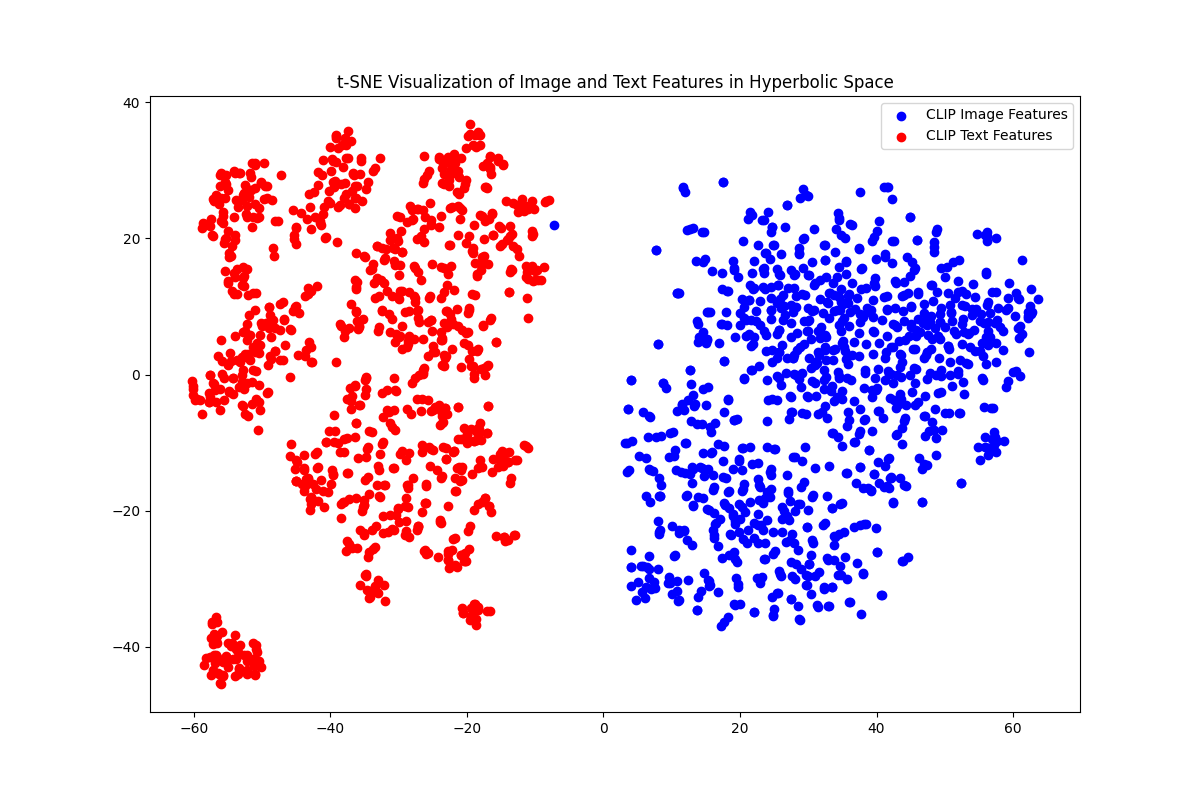

Here is the Python script that generated this plot:
from email.mime import image
from argparse import Namespace
from transformers import CLIPModel, CLIPProcessor
import os
import clip
import torch
from sklearn.manifold import TSNE
import matplotlib.pyplot as plt
from PIL import Image
from tqdm import tqdm   
import random
import numpy as np
import sys
import cv2
sys.path.insert(0, '/data2/mhf/DXL/Lingxiao/Codes')
from DeltaHyperEditing.models.delta_hyp_clip import hae_clip


print("Loading Delta CLIP model...")
### 模型构建部分#########################
model_directory = "/data2/mhf/DXL/Lingxiao/Cache/huggingface/hub/models--openai--clip-vit-large-patch14"
model = CLIPModel.from_pretrained(model_directory)
processor = CLIPProcessor.from_pretrained(
    '/data2/mhf/DXL/Lingxiao/Cache/huggingface/hub/models--openai--clip-vit-large-patch14')
sys.path.insert(0, '/data2/mhf/DXL/Lingxiao/Codes')

model_path = '/data2/mhf/DXL/Lingxiao/Codes/DeltaHyperEditing/exp_out/hyper_ffhq_512_5_30_v2/checkpoints/iteration_62500.pt'

ckpt = torch.load(model_path, map_location='cpu')
opts = ckpt['opts']
del ckpt
opts['checkpoint_path'] = model_path
opts['load_mapper'] = True
# instantialize model with checkpoints and args
opts = Namespace(**opts)
net = hae_clip(opts)
print('Model successfully loaded!')
device = "cuda:3" if torch.cuda.is_available() else "cpu"
net.eval()
net.to(device)
########################################
print(f"Running on: {device}")
### 这里随机选了1000个样本，并且把样本序号保存在indecs1.txt文件了
indices = random.sample(range(30000), 1000)

def write_indices_to_file(indices, filename):
    with open(filename, 'w') as f:
        for index in indices:
            f.write(f"{index}\n")

write_indices_to_file(indices, "indices1.txt")
print("Indices have been written to indices1.txt")
########################################

### 设定图像和文本文件路径
image_folder = "/data2/mhf/DXL/Lingxiao/datasets/multi_modal_celeba/dataset/image/images"
text_folder = "/data2/mhf/DXL/Lingxiao/datasets/multi_modal_celeba/dataset/text/celeba-caption"
########################################

# load image
def load_img(path, size=[256, 256]):
    image = cv2.imread(path)
    image = cv2.cvtColor(image, cv2.COLOR_BGR2RGB)
    w, h = image.shape[:2]
    # print(f"loaded input image of size ({w}, {h}) from {path}")
    # resize to integer multiple of 32
    # w, h = map(lambda x: x - x % 32, (w, h))
    w, h = size
    image = cv2.resize(image, (w, h), interpolation=cv2.INTER_LANCZOS4)
    image = np.array(image).astype(np.uint8)

    image = (image / 127.5 - 1.0).astype(np.float32)
    image = image[None].transpose(0, 3, 1, 2)
    image = torch.from_numpy(image)
    return image

# 提取图像特征
def extract_image_features(image_folder, indices):
    image_features = []
    image_labels = []
    for index in tqdm(indices, desc="Processing images"):
        image_file = f"{index}.jpg"  # 假设图片文件名格式为数字.jpg
        if image_file.endswith((".png", ".jpg", ".jpeg")):
            image_path = os.path.join(image_folder, image_file)
            image = Image.open(image_path).convert("RGB")
            inputs = processor(images=image, return_tensors="pt").to(device)
            with torch.no_grad():
                feature = model.get_image_features(**inputs).cpu().numpy()
            image_features.append(feature.flatten())
            image_labels.append(image_file)  
    return image_features, image_labels

# 提取文本特征
def extract_text_features(text_folder, indices):
    text_features = []
    text_labels = []
    for index in tqdm(indices, desc="Processing images"):
        text_file = f"{index}.txt"  # 假设文本文件名格式为数字.txt
        text_path = os.path.join(text_folder, text_file)
        with open(text_path, 'r', encoding='utf-8') as f:
            text = f.readline().strip()  # 读取第一行文本
        # 使用 processor 处理文本输入并获取特征
        inputs = processor(text=[text], return_tensors="pt", padding=True).to(device)
        with torch.no_grad():
            feature = model.get_text_features(**inputs)
        text_features.append(feature.cpu().numpy().flatten())
        text_labels.append(text_file)  
    return text_features, text_labels


def extract_delta_features(image_folder, text_folder, indices):
    image_features = []
    image_labels = []
    text_features = []
    text_labels = []
    ref_image_path = "/data2/mhf/DXL/Lingxiao/datasets/multi_modal_celeba/dataset/image/images/0.jpg"
    # load ref image
    assert os.path.isfile(ref_image_path)
    ref_image = load_img(ref_image_path, [224, 224]).to(device)
    ref_text = 'The person has high cheekbones, and pointy nose. She is wearing lipstick.'
    
    for index in tqdm(indices, desc="Processing images"):
        # load image
        image_file = f"{index}.jpg"  # 假设图片文件名格式为数字.jpg
        if image_file.endswith((".png", ".jpg", ".jpeg")):
            image_path = os.path.join(image_folder, image_file)
            image = load_img(image_path, [224, 224]).to(device)
            # get delta
            with torch.no_grad():
                logits_1, feature_dist_1, feature_1, ocodes_1, feature_euc_1 = net.forward(
                    ref_image, batch_size=1, return_latents=True)
                logits_2, feature_dist_2, feature_2, ocodes_2, feature_euc_2 = net.forward(
                    image, batch_size=1, return_latents=True)
                clip_feature_1 = net.get_image_features(ref_image)
                clip_feature_2 = net.get_image_features(image)
                delta_c = clip_feature_2 - clip_feature_1
                delta_c_concate = torch.cat([clip_feature_1, delta_c], dim=1)
                delta_s = feature_2 - feature_1
                fake_delta_s_img = net.get_fake_delta_s(
                    delta_c_concate.unsqueeze(1), feature_1)
                image_feature = feature_1 + fake_delta_s_img
                
            image_features.append(image_feature.cpu().numpy().flatten())
            image_labels.append(image_file)
        # load text    
        text_file = f"{index}.txt"  # 假设文本文件名格式为数字.txt
        text_path = os.path.join(text_folder, text_file)
        with open(text_path, 'r', encoding='utf-8') as f:
            text = f.readline().strip()  # 读取第一行文本
        # 使用 processor 处理文本输入并获取特征
        with torch.no_grad():
            fake_delta_s_txt = net.get_fake_delta_s_given_data(
                ref_image, ref_text, text, feature_type='hyperbolic', device=device)
            text_feature = feature_1 + fake_delta_s_txt
        text_features.append(text_feature.cpu().numpy().flatten())
        text_labels.append(text_file)
    
    return image_features, image_labels, text_features, text_labels
'''
print("Extracting image features...")
image_features, image_labels = extract_image_features(image_folder,indices)
print("Extracting text features...")
text_features, text_labels = extract_text_features(text_folder,indices)
'''
print("Extracting delta features...")

batch_size = 256
image_features, image_labels, text_features, text_labels = extract_delta_features(image_folder, text_folder, indices)

# 合并图像和文本特征
features = np.array(image_features + text_features)
# labels = image_labels + text_labels

# 使用 t-SNE 降维
print("Performing t-SNE...")
tsne = TSNE(n_components=2, random_state=42)
features_2d = tsne.fit_transform(features)

# 可视化
print("Visualizing...")
plt.figure(figsize=(12, 8))
# for i, label in enumerate(labels):
#     x, y = features_2d[i]
#     plt.scatter(x, y)
#     # plt.text(x + 0.1, y + 0.1, label, fontsize=8)
image_features_2d = features_2d[:len(image_features)]
text_features_2d = features_2d[len(image_features):]
plt.scatter(image_features_2d[:, 0], image_features_2d[:, 1], color='blue', label='CLIP Image Features')
plt.scatter(text_features_2d[:, 0], text_features_2d[:, 1], color='red', label='CLIP Text Features')
plt.title("t-SNE Visualization of Image and Text Features in Hyperbolic Space")
plt.legend()
plt.savefig("tsne.png")
